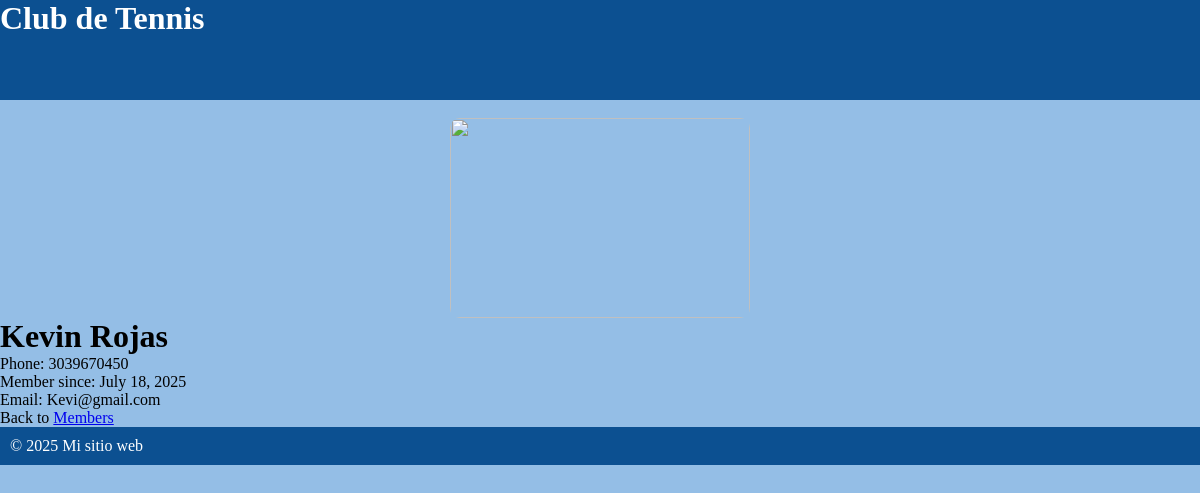
Page /members/details/12 on the committed database.
### members/models.py (models this page shows, shortened)
class Member(models.Model):
    firstname = models.CharField(max_length=255)
    lastname = models.CharField(max_length=255)
    phone = models.IntegerField(null=True)
    joined_date = models.DateField(null=True)
    gender = models.CharField(max_length=225, null=True)
    birthday = models.DateField(null=True)
    email = models.CharField(max_length=255, null= True)

### members/views.py (the view)
# urls.py: path('members/details/<int:id>', views.details, name='details'),
def details(request, id):
    mymember = Member.objects.get(id=id)
    template = loader.get_template('details.html')
    context ={
        'mymember': mymember,
    }
    return HttpResponse(template.render(context, request))

### members/templates/details.html (shortened to what this page needs)
{% extends "master.html" %}
{% block content%}
  <h1>{{ mymember.firstname}}  {{mymember.lastname}} </h1>
        <p>Phone: {{mymember.phone}}</p>
        <p>Member since: {{mymember.joined_date}}</p>
        <p>Email: {{mymember.email}}</p>
        <p>Back to <a href="/members">Members</a></p>
{% endblock%}

### members/templates/master.html (style rules this page uses)
* { margin: 0; padding: 0; }
body { background-color: #94BEE6; }

### rows in the picture
Member: firstname "Kevin", lastname "Rojas", phone "3039670450", joined_date "July 18, 2025", email "Kevi@gmail.com"
